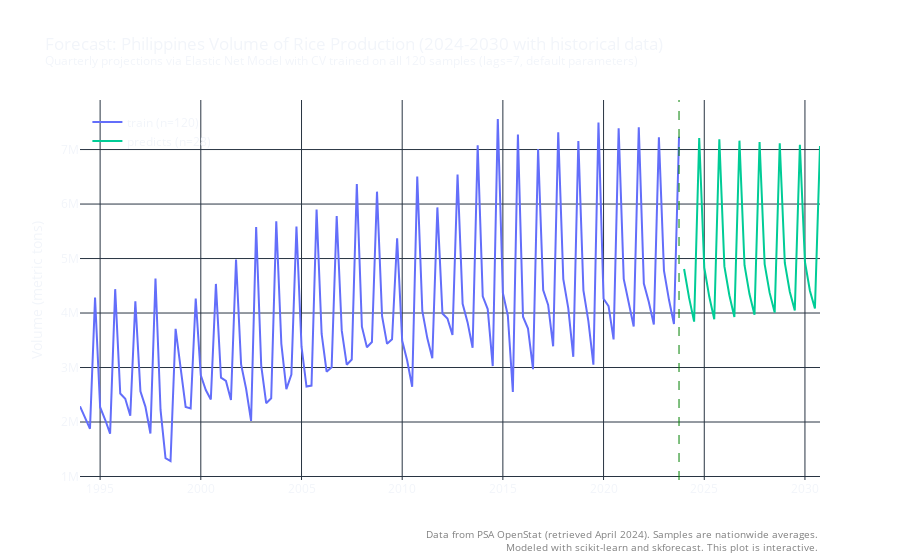

Write notebook code for a chart like this one.
### Code cell
train = df
train_y = df[y]
print(
    f"Training periods : {train.index.min()} --- "
    f"{train.index.max()}  (n={len(train)})"
)

forecaster = ForecasterAutoreg(
                regressor = ElasticNetCV(),
                lags      = 7
            )

forecaster.fit(train_y)
predicts = forecaster.predict(steps=28)

# Plot predicts versus test data

plot_results(train, None, predicts, "Volume", solo=True, title=f"Forecast: Philippines Volume of Rice Production (2024-2030 with historical data)\
    <br><sup>Quarterly projections via Elastic Net Model with CV trained on all {len(train)} samples (lags=7, default parameters)</sup>",
    xtitle="Period", ytitle="Volume (metric tons)", split="2023-10-01 00:00:00")
